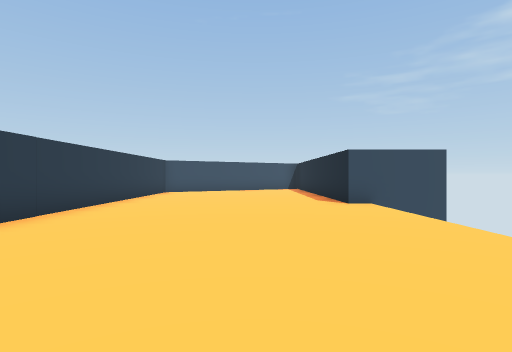
View 1 (above)

24 first-person views from a walk through a 3-D level made in the Unity game engine. The camera is 1.4 m above the floor, looks level and sees 80° across. The floor is counted in squares, 2 m on a side. Each view is taken from the middle of a square. On the plan, view 1 faces up. The plan holds only what a view shows up to about 10 squares ahead; the rest is blank. The place goes on beyond the plan. The player is left out.

View 2
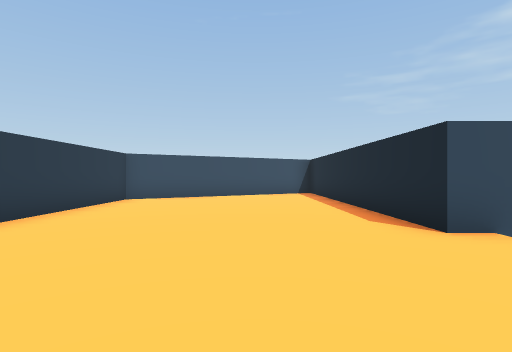

View 3
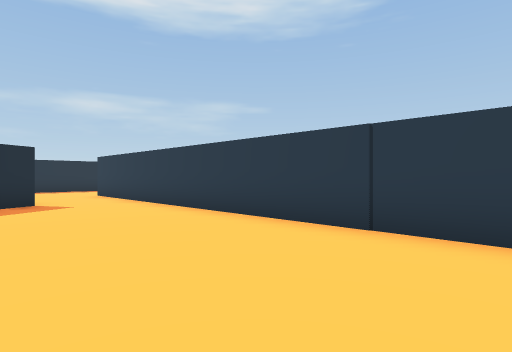

View 4
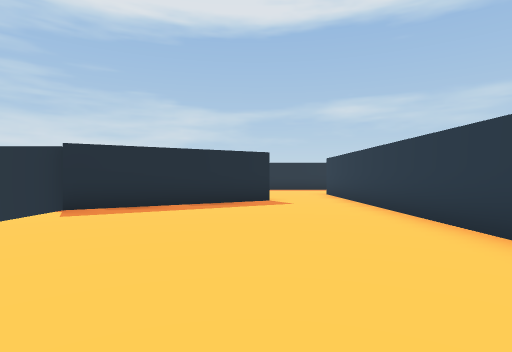

View 5
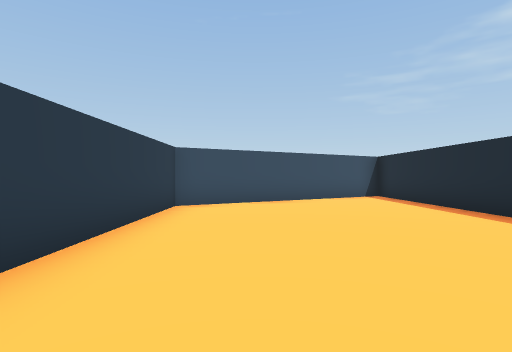

View 6
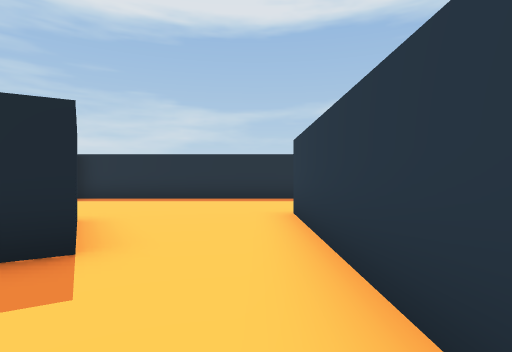

View 7
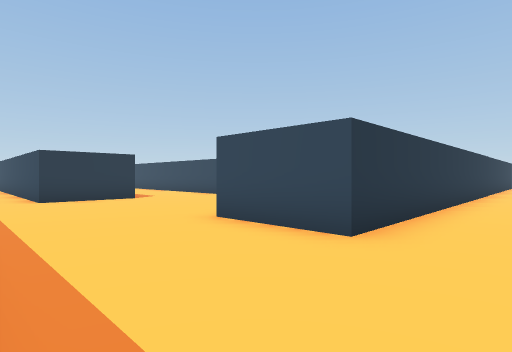

View 8
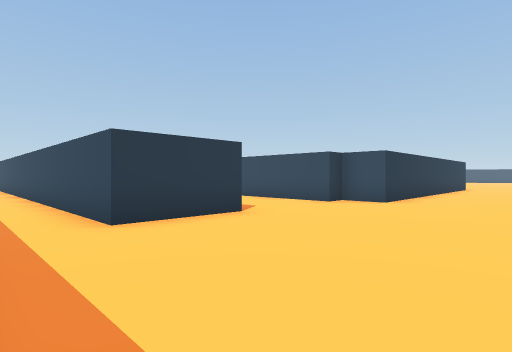

View 9
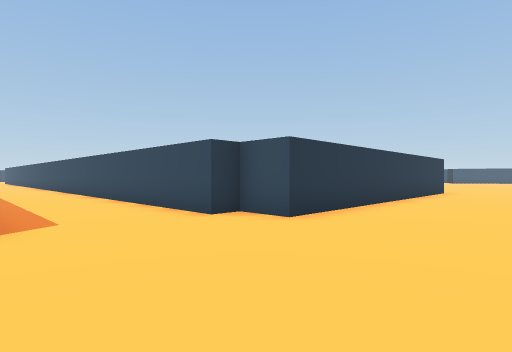

View 10
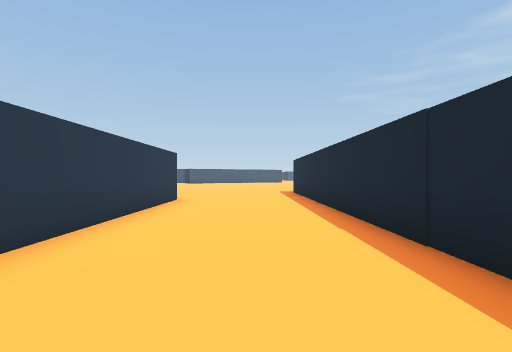

View 11
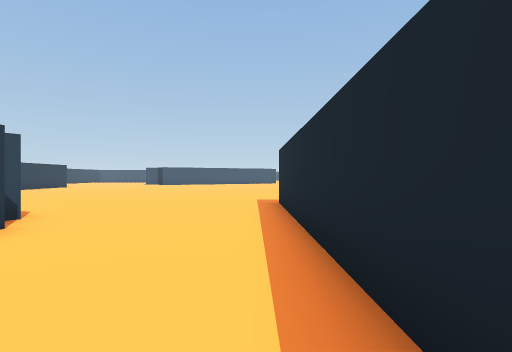

View 12
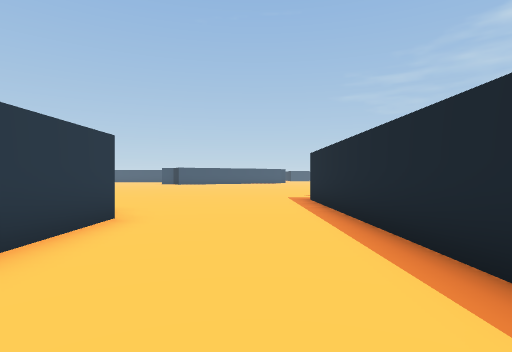

View 13
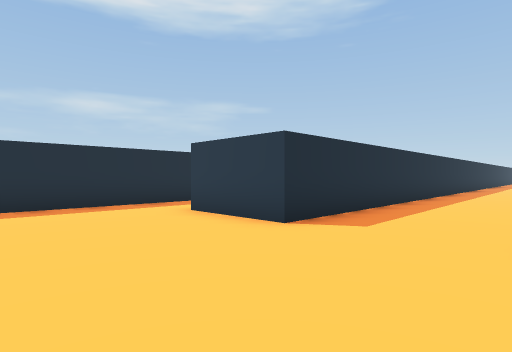

View 14
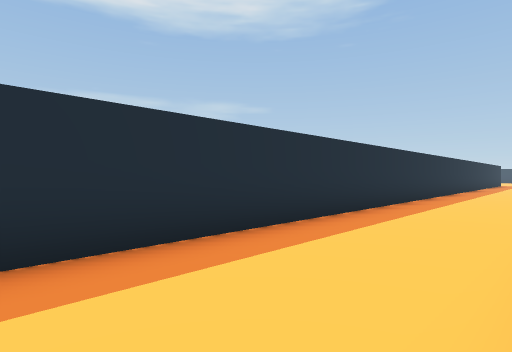

View 15
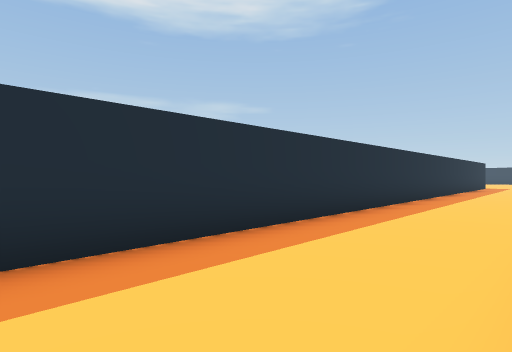

View 16
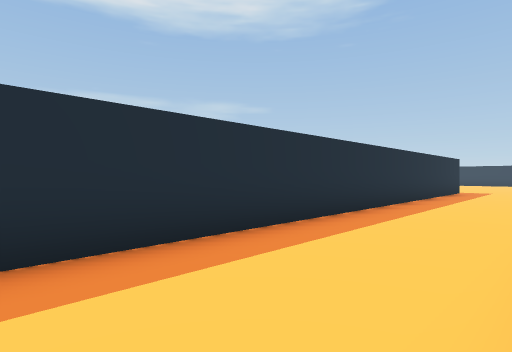

View 17
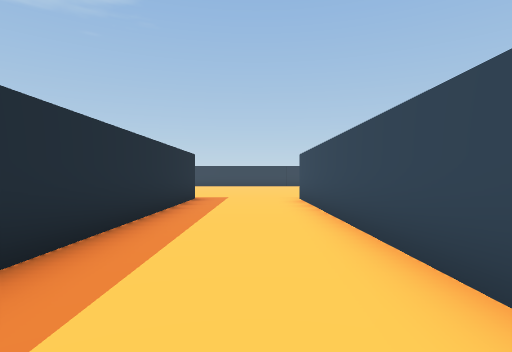

View 18
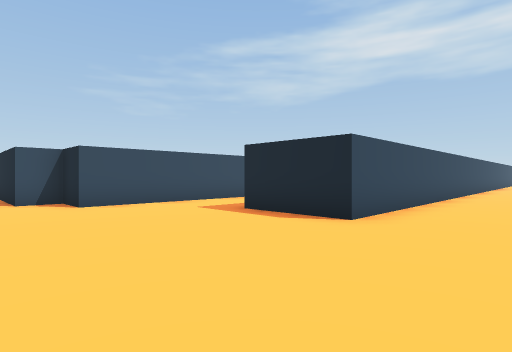

View 19
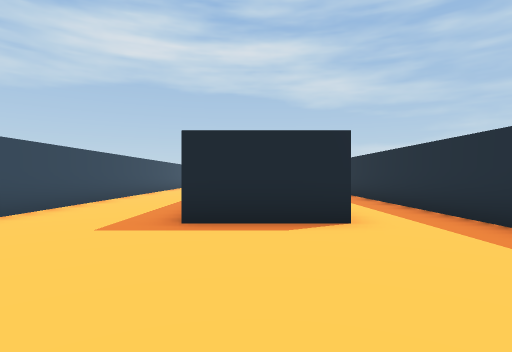

View 20
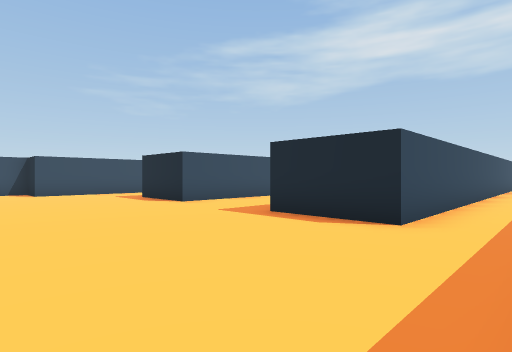

View 21
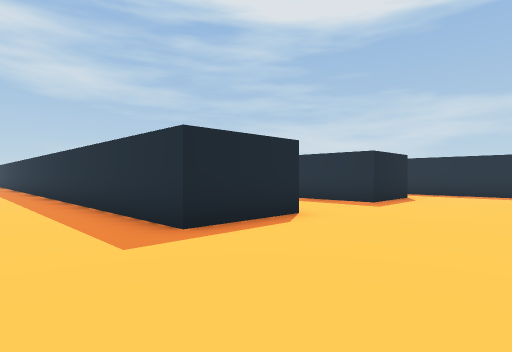

View 22
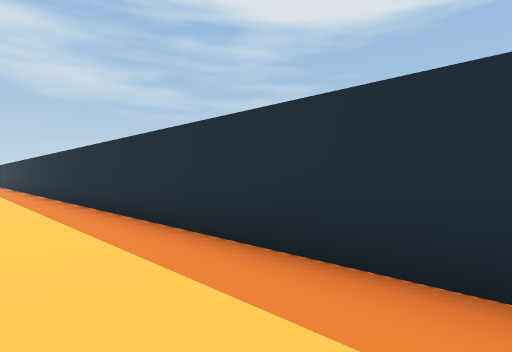

View 23
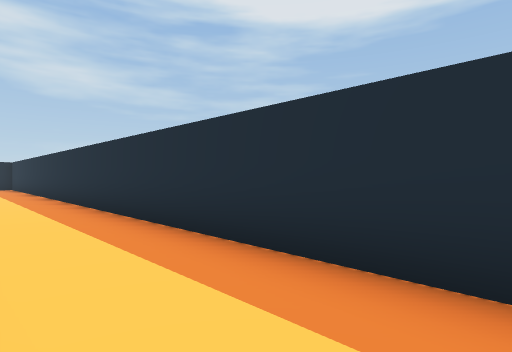

View 24
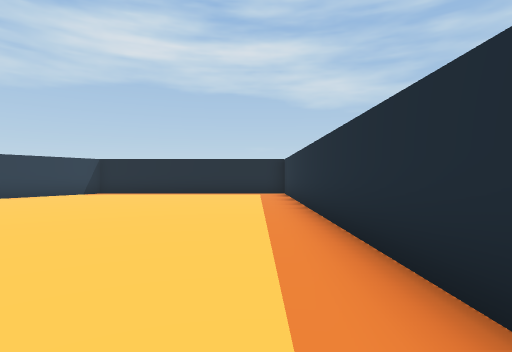

### Floor plan
Points are (right, up) in squares from view 1. A wall is a line through its corners. A room is listed if a view was taken in it or the views show most of it. See-through windows are left out.
Room 1 (views 1, 2, 3, 4, 5, 6)
walls: (2.4, 7.7) (2.3, 15.5); (0, 15.4) (-3.9, 13.1) (-3.7, -3.5); (-1.5, -1.8) (3, 0.8)
ways out: opening at (-2.5, -2.5) to room 2; gap at (3, 1)
Room 2 (views 7, 8, 9, 10, 11, 12, 13, 14, 15, 16, 17, 18, 19, 20, 21, 22, 23, 24)
walls: (-14.9, 10.5) (-15.7, 10.9); (-33.5, -0.6) (-41.5, -0.6) (-41.5, 1.8) (-15, 1.8); (-12.9, -8.5) (-8.6, -8.5); (-10.3, 10.1) (-10.3, 0.1) (-11.5, 0.1) (-11.5, -0.6) (-17.8, -0.6); (-33.6, -6.4) (-41.5, -6.4) (-41.5, -3.9) (-11.5, -3.9) (-11.5, -6.4) (-19.5, -6.4); (-6.3, 3) (-6.4, 14.1); (-39.4, 4.5) (-44, 4.5) (-44, 5.9) (-45, 5.9) (-45, 8.6); (-3.7, -3.5) (-3.7, -4.7) (-6.2, -4.8); (-4.2, -8.5) (2.5, -8.5); (-44, -8.5) (-36, -8.5)
ways out: opening at (-2.5, -2.5) to room 1

Where each view was taken, in squares from view 1:
view 1: 0 up, 0 right, facing up
view 2: 4 up, 0 right, facing up
view 3: 7 up, 0 right, facing down-left
view 4: 7 up, 1 left, facing down
view 5: 6 up, 2 left, facing up
view 6: 1 up, 3 left, facing down
view 7: 8 down, 2 left, facing up-left
view 8: 8 down, 7 left, facing up-left
view 9: 4 down, 7 left, facing up-left
view 10: 1 up, 8 left, facing up
view 11: 6 up, 7 left, facing up
view 12: 5 up, 8 left, facing up
view 13: 1 down, 8 left, facing down-left
view 14: 1 down, 15 left, facing down-left
view 15: 1 down, 21 left, facing down-left
view 16: 1 down, 27 left, facing down-left
view 17: 2 down, 32 left, facing left
view 18: 3 down, 46 left, facing up-right
view 19: 5 down, 46 left, facing right
view 20: 8 down, 46 left, facing up-right
view 21: 4 up, 45 left, facing down-right
view 22: 4 up, 37 left, facing down-right
view 23: 4 up, 32 left, facing down-right
view 24: 3 up, 25 left, facing right
